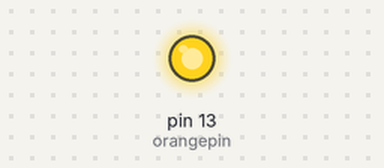
Bench run of a sketch on a simulated Arduino Uno, built with avr-gcc and run on an emulated ATmega328P. On the bench: output pins drawn as LEDs (lit = HIGH). What the sketch prints to the serial monitor is not drawn.

Above: at 0.1 s.
Timing chart, 0 to 1.6 s (numbered marks = the images above):
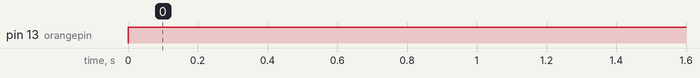

Measured:
- by itself, pin 13 (orangepin): LOW → HIGH at 0.00 s

The sketch:

LEDs_test.ino
```cpp
const int orangepin = LED_BUILTIN;
const int redpin = 13;
int orangeState = LOW;
int redState = LOW;
const long interval = 500;
int LED_state = 1; //orange also use 2 (red) or 3 (solid)

void delay_with_LEDs (int timedelay) {
    unsigned long startdelay = millis();
    unsigned long previousMillis = millis();

    //takes timedelay, led_state is a global variable
    //uses timedelay and led_state to blink/hold light for set time
    while (true) {
      unsigned long currentMillis = millis();
      if (currentMillis - startdelay >= timedelay) {
        Serial.println(timedelay, currentMillis);
        //turn only orange LED off? to make sure its in off state?
        //first part of pickup needs to be turning it on again
        //turn LED off - turn back on for next movement
        break;
      }
      //include an larger if statement that takes LED state
      //solid orange first - is that actually while moving though? -if so it shouldn't turn off...
      //when is mine detected?
      //maybe using orange only on delay...
      if (LED_state = 3) {//assuming it was turned on when first detected? - check this
        digitalWrite(orangepin, HIGH);
        continue;
      }
      if (currentMillis - previousMillis >= interval) {
            previousMillis = currentMillis;
            if (LED_state == 1) {
              if (orangeState == LOW) {
                orangeState = HIGH;
            } else {
                orangeState = LOW;
            }
              Serial.println(currentMillis, orangeState);
              digitalWrite(orangepin, orangeState);
            }
            else if (LED_state == 2) {
              redState = !redState;
              digitalWrite(redpin, redState);
            }
      }
    }
}

void setup() {
  // put your setup code here, to run once:
  pinMode (orangepin, OUTPUT);
  pinMode (redpin, OUTPUT);
  Serial.begin (9600);
}

void loop() {
  // put your main code here, to run repeatedly:
  delay_with_LEDs(10000);
  LED_state = 2;
  delay_with_LEDs(10000);
  LED_state = 3;
  delay_with_LEDs(10000);
}
```
